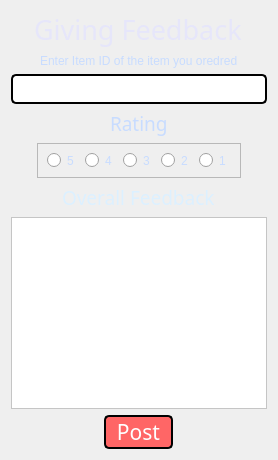
          <widget class="QWidget" name="page_15">
           <layout class="QVBoxLayout" name="verticalLayout_14">
            <item alignment="Qt::AlignHCenter">
             <widget class="QLabel" name="label_58">
              <property name="maximumSize">
               <size>
                <width>16777215</width>
                <height>60</height>
               </size>
              </property>
              <property name="font">
               <font>
                <family>Copperplate Gothic Bold</family>
                <pointsize>20</pointsize>
                <weight>50</weight>
                <bold>false</bold>
               </font>
              </property>
              <property name="styleSheet">
               <string notr="true">color:rgb(230, 230, 250)</string>
              </property>
              <property name="text">
               <string>Giving Feedback</string>
              </property>
             </widget>
            </item>
            <item alignment="Qt::AlignHCenter">
             <widget class="QLabel" name="label_59">
              <property name="font">
               <font>
                <pointsize>9</pointsize>
               </font>
              </property>
              <property name="styleSheet">
               <string notr="true">color:rgb(200, 220, 255)
</string>
              </property>
              <property name="text">
               <string>Enter Item ID of the item you oredred</string>
              </property>
             </widget>
            </item>
            <item alignment="Qt::AlignHCenter">
             <widget class="QPlainTextEdit" name="plainTextEdit_20">
              <property name="maximumSize">
               <size>
                <width>300</width>
                <height>30</height>
               </size>
              </property>
              <property name="statusTip">
               <string>Search Bar</string>
              </property>
              <property name="styleSheet">
               <string notr="true">background-color: rgb(255, 255, 255);
border: 2px solid black;
    border-radius: 5px;</string>
              </property>
              <property name="undoRedoEnabled">
               <bool>true</bool>
              </property>
              <property name="plainText">
               <string/>
              </property>
              <property name="overwriteMode">
               <bool>false</bool>
              </property>
              <property name="centerOnScroll">
               <bool>false</bool>
              </property>
             </widget>
            </item>
            <item alignment="Qt::AlignHCenter">
             <widget class="QLabel" name="label_73">
              <property name="font">
               <font>
                <family>Franklin Gothic Demi</family>
                <pointsize>14</pointsize>
               </font>
              </property>
              <property name="styleSheet">
               <string notr="true">color:rgb(200, 220, 255)
</string>
              </property>
              <property name="text">
               <string>Rating</string>
              </property>
             </widget>
            </item>
            <item alignment="Qt::AlignHCenter">
             <widget class="QFrame" name="frame_9">
              <property name="maximumSize">
               <size>
                <width>16777215</width>
                <height>35</height>
               </size>
              </property>
              <property name="styleSheet">
               <string notr="true">color:rgb(200, 220, 255)
</string>
              </property>
              <property name="frameShape">
               <enum>QFrame::StyledPanel</enum>
              </property>
              <property name="frameShadow">
               <enum>QFrame::Raised</enum>
              </property>
              <layout class="QHBoxLayout" name="horizontalLayout_7">
               <item>
                <widget class="QRadioButton" name="radioButton_27">
                 <property name="text">
                  <string>5</string>
                 </property>
                </widget>
               </item>
               <item>
                <widget class="QRadioButton" name="radioButton_28">
                 <property name="text">
                  <string>4</string>
                 </property>
                </widget>
               </item>
               <item>
                <widget class="QRadioButton" name="radioButton_29">
                 <property name="text">
                  <string>3</string>
                 </property>
                </widget>
               </item>
               <item>
                <widget class="QRadioButton" name="radioButton_30">
                 <property name="text">
                  <string>2</string>
                 </property>
                </widget>
               </item>
               <item>
                <widget class="QRadioButton" name="radioButton_31">
                 <property name="text">
                  <string>1</string>
                 </property>
                </widget>
               </item>
              </layout>
             </widget>
            </item>
            <item alignment="Qt::AlignHCenter">
             <widget class="QLabel" name="label_74">
              <property name="font">
               <font>
                <family>Franklin Gothic Demi</family>
                <pointsize>14</pointsize>
               </font>
              </property>
              <property name="styleSheet">
               <string notr="true">color:rgb(220, 240, 255)
</string>
              </property>
              <property name="text">
               <string>Overall Feedback</string>
              </property>
             </widget>
            </item>
            <item>
             <widget class="QPlainTextEdit" name="plainTextEdit_28">
              <property name="styleSheet">
               <string notr="true">background-color: rgb(255, 255, 255)
</string>
              </property>
             </widget>
            </item>
            <item alignment="Qt::AlignHCenter">
             <widget class="QPushButton" name="pushButton_16">
              <property name="font">
               <font>
                <family>Arial Rounded MT Bold</family>
                <pointsize>16</pointsize>
               </font>
              </property>
              <property name="styleSheet">
               <string notr="true">QPushButton {
    background-color: rgb(255, 102, 102); /* Coral Pink */
    border: none;
    color: white;
    border: 2px solid black;
    border-radius: 5px;
}

QPushButton:hover {
    background-color: rgb(255, 82, 82); /* Darker Coral Pink on hover */
    color: white;
}

QPushButton:pressed {	
    background-color: rgb(255, 62, 62); /* Dark Coral Pink on press */
    color: white;
}
</string>
              </property>
              <property name="text">
               <string>  Post  </string>
              </property>
             </widget>
            </item>
           </layout>
          </widget>
